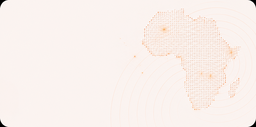
#> input picture assets/branding/card_background_light.png, 256 x 127 px, shrunk from 1778 x 884 before the run
$ python recolor_branding_assets.py
#> lines starting #> are read from the running program, lines starting #| are printed output that depends on the picture
#!/usr/bin/env python3
"""Recolor warm branding PNGs to crystal-blue (light) and emit dark variants.

Light pass: hue-shift cream/peach toward sky blue (~205°), lift whites.
Dark pass: desaturate, darken, cool navy base in transparent areas.

Usage:
  python tools/recolor_branding_assets.py [--dry-run]
"""

from __future__ import annotations

import argparse
import colorsys
import sys
from pathlib import Path

try:
    from PIL import Image
except ImportError:
    print("Install Pillow: pip install Pillow", file=sys.stderr)
    sys.exit(1)

ROOT = Path(__file__).resolve().parents[1]
BRANDING = ROOT / "assets" / "branding"

# (source filename, light output, dark output or None to skip dark pair)
ASSETS: list[tuple[str, str, str | None]] = [
    ("card_background_light.png", "card_background_light.png", "card_background_dark.png"),
    ("learn_background.png", "learn_background.png", "learn_background_dark.png"),
    ("market_background.png", "market_background.png", "market_background_dark.png"),
    ("chat_background.png", "chat_background.png", "chat_background_dark.png"),
    ("community_background.png", "community_background.png", "community_background_dark.png"),
    ("learn_progress_mascot.png", "learn_progress_mascot.png", None),
    # welcome_hero.png — keep original warm colors on onboarding; do not recolor
]

TARGET_HUE = 205 / 360.0  # crystal sky blue
NAVY = (16, 24, 32)  # #101820


def _rgb_to_hls(r: int, g: int, b: int) -> tuple[float, float, float]:
    return colorsys.rgb_to_hls(r / 255.0, g / 255.0, b / 255.0)


def _hls_to_rgb(h: float, l: float, s: float) -> tuple[int, int, int]:
    r, g, b = colorsys.hls_to_rgb(h, l, s)
    return int(round(r * 255)), int(round(g * 255)), int(round(b * 255))


def recolor_light_pixel(r: int, g: int, b: int, a: int) -> tuple[int, int, int, int]:
    if a == 0:
        return r, g, b, a

    h, l, s = _rgb_to_hls(r, g, b)

    # Preserve near-white pixels for seamless card blends.
    if l > 0.94 and s < 0.08:
        lift = min(1.0, l + 0.02)
        nr, ng, nb = _hls_to_rgb(h, lift, s * 0.5)
        return nr, ng, nb, a

    # Warm / peach tones: shift hue toward sky blue, reduce orange saturation.
    if 0.02 <= h <= 0.18 or s > 0.12:
        new_h = TARGET_HUE + (h - TARGET_HUE) * 0.15
        new_s = s * 0.55
        new_l = min(1.0, l * 1.06 + 0.04)
        nr, ng, nb = _hls_to_rgb(new_h, new_l, new_s)
        return nr, ng, nb, a

    # Cool shadows: nudge slightly bluer, lighter.
    new_h = TARGET_HUE + (h - TARGET_HUE) * 0.35
    new_s = s * 0.75
    new_l = min(1.0, l * 1.04)
    nr, ng, nb = _hls_to_rgb(new_h, new_l, new_s)
    return nr, ng, nb, a


def recolor_dark_pixel(r: int, g: int, b: int, a: int) -> tuple[int, int, int, int]:
    if a == 0:
        return NAVY[0], NAVY[1], NAVY[2], 255

    h, l, s = _rgb_to_hls(r, g, b)
    new_s = s * 0.80
    new_l = max(0.08, l * 0.42)
    new_h = TARGET_HUE + (h - TARGET_HUE) * 0.25
    nr, ng, nb = _hls_to_rgb(new_h, new_l, new_s)

    # Blend toward navy for very dark regions.
    blend = max(0.0, 0.55 - new_l)
    nr = int(nr * (1 - blend) + NAVY[0] * blend)
    ng = int(ng * (1 - blend) + NAVY[1] * blend)
    nb = int(nb * (1 - blend) + NAVY[2] * blend)
    return nr, ng, nb, a


def process_image(src: Path, light_out: Path, dark_out: Path | None, dry_run: bool) -> None:
#> called with dry_run = False
    if not src.is_file():
        print(f"SKIP missing: {src}")
        return

    img = Image.open(src).convert("RGBA")
    light_px = img.load()
    light_img = Image.new("RGBA", img.size)
#> light_img: PIL image 256x127 RGBA; every value is 0
    light_load = light_img.load()

    for y in range(img.height):
        for x in range(img.width):
            light_load[x, y] = recolor_light_pixel(*light_px[x, y])

    if not dry_run:
        light_out.parent.mkdir(parents=True, exist_ok=True)
        light_img.save(light_out, optimize=True)
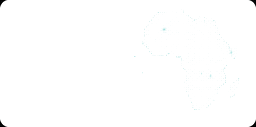
#> saved as card_background_light.png: PIL image 256x127 RGBA; mean R, G, B, A 254.3, 254.4, 254.4, 255
    print(f"light: {src.name} -> {light_out.name}")

    if dark_out is None:
        return

    dark_img = Image.new("RGBA", img.size)
    dark_load = dark_img.load()
    for y in range(light_img.height):
        for x in range(light_img.width):
            dark_load[x, y] = recolor_dark_pixel(*light_load[x, y])

    if not dry_run:
        dark_img.save(dark_out, optimize=True)
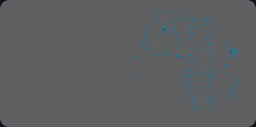
#> saved as card_background_dark.png: PIL image 256x127 RGBA; mean R, G, B, A 94, 96, 97.5, 255
    print(f"dark:  {src.name} -> {dark_out.name}")


def main() -> None:
    parser = argparse.ArgumentParser(description=__doc__)
    parser.add_argument("--dry-run", action="store_true")
    args = parser.parse_args()

    for src_name, light_name, dark_name in ASSETS:
        src = BRANDING / src_name
        light_out = BRANDING / light_name
        dark_out = BRANDING / dark_name if dark_name else None
        process_image(src, light_out, dark_out, args.dry_run)

    print("Done.")


if __name__ == "__main__":
#> (the run stopped early here; a loop or call above may not have finished)
